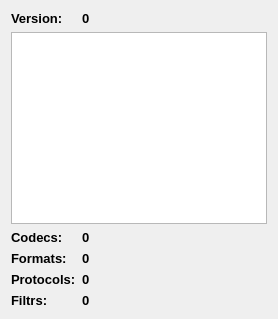
     <widget class="QWidget" name="tab_4">
      <attribute name="title">
       <string>Info ffmpeg</string>
      </attribute>
      <layout class="QGridLayout" name="gridLayout_7">
       <item row="0" column="0">
        <widget class="QLabel" name="label_4">
         <property name="sizePolicy">
          <sizepolicy hsizetype="Maximum" vsizetype="Preferred">
           <horstretch>0</horstretch>
           <verstretch>0</verstretch>
          </sizepolicy>
         </property>
         <property name="font">
          <font>
           <pointsize>10</pointsize>
           <weight>75</weight>
           <bold>true</bold>
          </font>
         </property>
         <property name="text">
          <string>Version:</string>
         </property>
        </widget>
       </item>
       <item row="0" column="1">
        <widget class="QLabel" name="label_5">
         <property name="font">
          <font>
           <pointsize>10</pointsize>
           <weight>75</weight>
           <bold>true</bold>
          </font>
         </property>
         <property name="text">
          <string>0</string>
         </property>
        </widget>
       </item>
       <item row="1" column="0" colspan="2">
        <widget class="QTextEdit" name="textEdit"/>
       </item>
       <item row="2" column="0">
        <widget class="QLabel" name="label_6">
         <property name="sizePolicy">
          <sizepolicy hsizetype="Maximum" vsizetype="Preferred">
           <horstretch>0</horstretch>
           <verstretch>0</verstretch>
          </sizepolicy>
         </property>
         <property name="font">
          <font>
           <pointsize>10</pointsize>
           <weight>75</weight>
           <bold>true</bold>
          </font>
         </property>
         <property name="text">
          <string>Codecs:</string>
         </property>
        </widget>
       </item>
       <item row="2" column="1">
        <widget class="QLabel" name="label_7">
         <property name="font">
          <font>
           <pointsize>10</pointsize>
           <weight>75</weight>
           <bold>true</bold>
          </font>
         </property>
         <property name="text">
          <string>0</string>
         </property>
        </widget>
       </item>
       <item row="3" column="0">
        <widget class="QLabel" name="label_8">
         <property name="sizePolicy">
          <sizepolicy hsizetype="Maximum" vsizetype="Preferred">
           <horstretch>0</horstretch>
           <verstretch>0</verstretch>
          </sizepolicy>
         </property>
         <property name="font">
          <font>
           <pointsize>10</pointsize>
           <weight>75</weight>
           <bold>true</bold>
          </font>
         </property>
         <property name="text">
          <string>Formats:</string>
         </property>
        </widget>
       </item>
       <item row="3" column="1">
        <widget class="QLabel" name="label_9">
         <property name="font">
          <font>
           <pointsize>10</pointsize>
           <weight>75</weight>
           <bold>true</bold>
          </font>
         </property>
         <property name="text">
          <string>0</string>
         </property>
        </widget>
       </item>
       <item row="4" column="0">
        <widget class="QLabel" name="label_10">
         <property name="sizePolicy">
          <sizepolicy hsizetype="Maximum" vsizetype="Preferred">
           <horstretch>0</horstretch>
           <verstretch>0</verstretch>
          </sizepolicy>
         </property>
         <property name="font">
          <font>
           <pointsize>10</pointsize>
           <weight>75</weight>
           <bold>true</bold>
          </font>
         </property>
         <property name="text">
          <string>Protocols:</string>
         </property>
        </widget>
       </item>
       <item row="4" column="1">
        <widget class="QLabel" name="label_11">
         <property name="font">
          <font>
           <pointsize>10</pointsize>
           <weight>75</weight>
           <bold>true</bold>
          </font>
         </property>
         <property name="text">
          <string>0</string>
         </property>
        </widget>
       </item>
       <item row="5" column="0">
        <widget class="QLabel" name="label_12">
         <property name="sizePolicy">
          <sizepolicy hsizetype="Maximum" vsizetype="Preferred">
           <horstretch>0</horstretch>
           <verstretch>0</verstretch>
          </sizepolicy>
         </property>
         <property name="font">
          <font>
           <pointsize>10</pointsize>
           <weight>75</weight>
           <bold>true</bold>
          </font>
         </property>
         <property name="text">
          <string>Filtrs:</string>
         </property>
        </widget>
       </item>
       <item row="5" column="1">
        <widget class="QLabel" name="label_13">
         <property name="font">
          <font>
           <pointsize>10</pointsize>
           <weight>75</weight>
           <bold>true</bold>
          </font>
         </property>
         <property name="text">
          <string>0</string>
         </property>
        </widget>
       </item>
      </layout>
     </widget>
